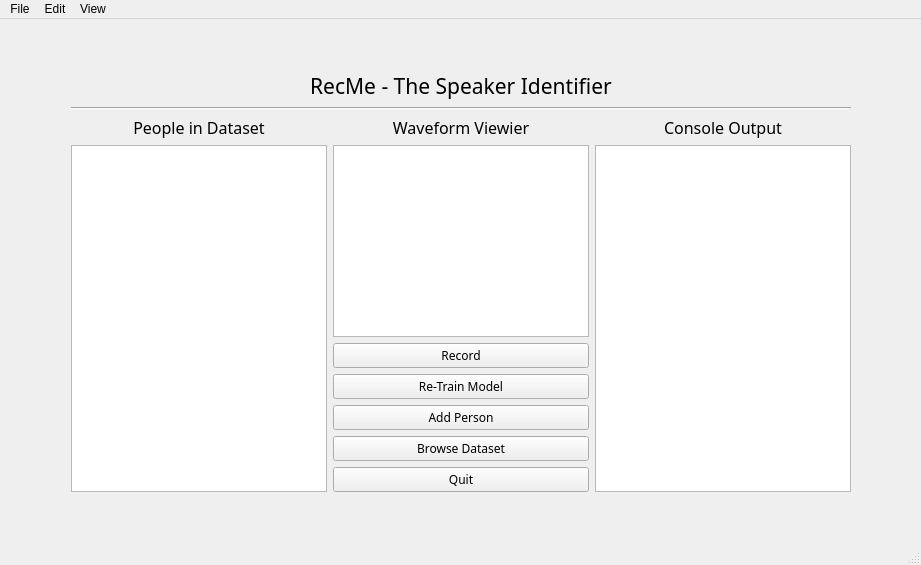
<?xml version="1.0" encoding="UTF-8"?>
<ui version="4.0">
 <class>MainWindow</class>
 <widget class="QMainWindow" name="MainWindow">
  <property name="windowModality">
   <enum>Qt::WindowModal</enum>
  </property>
  <property name="geometry">
   <rect>
    <x>0</x>
    <y>0</y>
    <width>921</width>
    <height>565</height>
   </rect>
  </property>
  <property name="windowTitle">
   <string>RecMe - The Speaker Identifier</string>
  </property>
  <property name="windowIcon">
   <iconset>
    <normaloff>C:/Users/irfan/.designer/backup/icons/voice-recognition.png</normaloff>C:/Users/irfan/.designer/backup/icons/voice-recognition.png</iconset>
  </property>
  <property name="windowOpacity">
   <double>4.000000000000000</double>
  </property>
  <widget class="QWidget" name="centralwidget">
   <layout class="QGridLayout" name="gridLayout">
    <item row="1" column="2">
     <spacer name="horizontalSpacer_2">
      <property name="orientation">
       <enum>Qt::Horizontal</enum>
      </property>
      <property name="sizeHint" stdset="0">
       <size>
        <width>45</width>
        <height>20</height>
       </size>
      </property>
     </spacer>
    </item>
    <item row="2" column="1">
     <spacer name="verticalSpacer">
      <property name="orientation">
       <enum>Qt::Vertical</enum>
      </property>
      <property name="sizeHint" stdset="0">
       <size>
        <width>20</width>
        <height>39</height>
       </size>
      </property>
     </spacer>
    </item>
    <item row="1" column="0">
     <spacer name="horizontalSpacer">
      <property name="orientation">
       <enum>Qt::Horizontal</enum>
      </property>
      <property name="sizeHint" stdset="0">
       <size>
        <width>46</width>
        <height>20</height>
       </size>
      </property>
     </spacer>
    </item>
    <item row="0" column="1">
     <spacer name="verticalSpacer_2">
      <property name="orientation">
       <enum>Qt::Vertical</enum>
      </property>
      <property name="sizeHint" stdset="0">
       <size>
        <width>20</width>
        <height>40</height>
       </size>
      </property>
     </spacer>
    </item>
    <item row="1" column="1">
     <layout class="QVBoxLayout" name="verticalLayout_11">
      <item>
       <layout class="QVBoxLayout" name="verticalLayout_3">
        <item>
         <widget class="QLabel" name="labelAppTitle">
          <property name="font">
           <font>
            <family>RomanD</family>
            <pointsize>16</pointsize>
           </font>
          </property>
          <property name="text">
           <string>RecMe - The Speaker Identifier</string>
          </property>
          <property name="alignment">
           <set>Qt::AlignCenter</set>
          </property>
         </widget>
        </item>
        <item>
         <widget class="Line" name="line">
          <property name="orientation">
           <enum>Qt::Horizontal</enum>
          </property>
         </widget>
        </item>
       </layout>
      </item>
      <item>
       <layout class="QHBoxLayout" name="horizontalLayout_9">
        <item>
         <layout class="QVBoxLayout" name="verticalLayout_9">
          <item>
           <widget class="QLabel" name="folderLabel">
            <property name="font">
             <font>
              <family>Rockwell</family>
              <pointsize>12</pointsize>
             </font>
            </property>
            <property name="text">
             <string>People in Dataset</string>
            </property>
            <property name="alignment">
             <set>Qt::AlignCenter</set>
            </property>
           </widget>
          </item>
          <item>
           <widget class="QListWidget" name="folderListWidget"/>
          </item>
         </layout>
        </item>
        <item>
         <layout class="QVBoxLayout" name="verticalLayout_10">
          <item>
           <widget class="QLabel" name="viewerLabel">
            <property name="font">
             <font>
              <family>Rockwell</family>
              <pointsize>12</pointsize>
             </font>
            </property>
            <property name="text">
             <string>Waveform Viewier</string>
            </property>
            <property name="alignment">
             <set>Qt::AlignCenter</set>
            </property>
           </widget>
          </item>
          <item>
           <layout class="QVBoxLayout" name="verticalLayout_7">
            <item>
             <layout class="QVBoxLayout" name="verticalLayout_6">
              <item>
               <widget class="QTextEdit" name="waveformViewer"/>
              </item>
              <item>
               <widget class="QPushButton" name="recordButton">
                <property name="font">
                 <font>
                  <family>Rockwell</family>
                 </font>
                </property>
                <property name="statusTip">
                 <string>Press to start recording an audio for identification</string>
                </property>
                <property name="text">
                 <string>Record</string>
                </property>
               </widget>
              </item>
              <item>
               <widget class="QPushButton" name="retrainButton">
                <property name="font">
                 <font>
                  <family>Rockwell</family>
                 </font>
                </property>
                <property name="statusTip">
                 <string>Press to re-train the machine learning model</string>
                </property>
                <property name="text">
                 <string>Re-Train Model</string>
                </property>
               </widget>
              </item>
              <item>
               <widget class="QPushButton" name="addButton">
                <property name="font">
                 <font>
                  <family>Rockwell</family>
                 </font>
                </property>
                <property name="statusTip">
                 <string>Press to add a new person to the dataset saying the passphrase 10 times</string>
                </property>
                <property name="text">
                 <string>Add Person</string>
                </property>
               </widget>
              </item>
              <item>
               <widget class="QPushButton" name="browseButton">
                <property name="font">
                 <font>
                  <family>Rockwell</family>
                 </font>
                </property>
                <property name="statusTip">
                 <string>Open the root dataset directory</string>
                </property>
                <property name="text">
                 <string>Browse Dataset</string>
                </property>
               </widget>
              </item>
              <item>
               <widget class="QPushButton" name="quitButton">
                <property name="font">
                 <font>
                  <family>Rockwell</family>
                 </font>
                </property>
                <property name="statusTip">
                 <string>Press to quit the application</string>
                </property>
                <property name="text">
                 <string>Quit</string>
                </property>
               </widget>
              </item>
             </layout>
            </item>
           </layout>
          </item>
         </layout>
        </item>
        <item>
         <layout class="QVBoxLayout" name="verticalLayout_8">
          <item>
           <widget class="QLabel" name="consoleLabel">
            <property name="font">
             <font>
              <family>Rockwell</family>
              <pointsize>12</pointsize>
             </font>
            </property>
            <property name="text">
             <string>Console Output</string>
            </property>
            <property name="alignment">
             <set>Qt::AlignCenter</set>
            </property>
           </widget>
          </item>
          <item>
           <widget class="QTextBrowser" name="consoleBrowser"/>
          </item>
         </layout>
        </item>
       </layout>
      </item>
     </layout>
    </item>
   </layout>
  </widget>
  <widget class="QMenuBar" name="menubar">
   <property name="geometry">
    <rect>
     <x>0</x>
     <y>0</y>
     <width>921</width>
     <height>22</height>
    </rect>
   </property>
   <widget class="QMenu" name="menuFile">
    <property name="title">
     <string>File</string>
    </property>
    <addaction name="actionRecord"/>
    <addaction name="actionRe_Train"/>
    <addaction name="actionAdd_Dataset"/>
    <addaction name="actionQuit"/>
   </widget>
   <widget class="QMenu" name="menuEdit">
    <property name="title">
     <string>Edit</string>
    </property>
    <addaction name="actionBrowse_Dataset"/>
    <addaction name="actionBrowse_Raw_Dataset"/>
    <addaction name="actionBrowse_Noise_Dataset"/>
   </widget>
   <widget class="QMenu" name="menuView">
    <property name="title">
     <string>View</string>
    </property>
    <addaction name="actionNormal"/>
    <addaction name="actionMaximize"/>
   </widget>
   <addaction name="menuFile"/>
   <addaction name="menuEdit"/>
   <addaction name="menuView"/>
  </widget>
  <widget class="QStatusBar" name="statusbar"/>
  <action name="actionRecord">
   <property name="icon">
    <iconset>
     <normaloff>C:/Users/irfan/.designer/backup/icons/record_icon.png</normaloff>C:/Users/irfan/.designer/backup/icons/record_icon.png</iconset>
   </property>
   <property name="text">
    <string>Record</string>
   </property>
   <property name="statusTip">
    <string>Record an audio for identification</string>
   </property>
   <property name="shortcut">
    <string>Ctrl+R</string>
   </property>
  </action>
  <action name="actionRe_Train">
   <property name="icon">
    <iconset>
     <normaloff>C:/Users/irfan/.designer/backup/icons/retrain_icon.png</normaloff>C:/Users/irfan/.designer/backup/icons/retrain_icon.png</iconset>
   </property>
   <property name="text">
    <string>Re-Train</string>
   </property>
   <property name="statusTip">
    <string>Re-train the machine learning model</string>
   </property>
  </action>
  <action name="actionAdd_Dataset">
   <property name="icon">
    <iconset>
     <normaloff>C:/Users/irfan/.designer/backup/icons/add_dataset_icon.png</normaloff>C:/Users/irfan/.designer/backup/icons/add_dataset_icon.png</iconset>
   </property>
   <property name="text">
    <string>Add Dataset</string>
   </property>
   <property name="statusTip">
    <string>Add new person saying the passphrase 10 times</string>
   </property>
   <property name="shortcut">
    <string>Ctrl+Shift+N</string>
   </property>
  </action>
  <action name="actionQuit">
   <property name="icon">
    <iconset>
     <normaloff>C:/Users/irfan/.designer/backup/icons/quit_icon.png</normaloff>C:/Users/irfan/.designer/backup/icons/quit_icon.png</iconset>
   </property>
   <property name="text">
    <string>Quit</string>
   </property>
   <property name="statusTip">
    <string>Quit the application</string>
   </property>
   <property name="shortcut">
    <string>Esc</string>
   </property>
  </action>
  <action name="actionBrowse_Dataset">
   <property name="icon">
    <iconset>
     <normaloff>C:/Users/irfan/.designer/backup/icons/folder_icon.png</normaloff>C:/Users/irfan/.designer/backup/icons/folder_icon.png</iconset>
   </property>
   <property name="text">
    <string>Browse Dataset </string>
   </property>
   <property name="statusTip">
    <string>Open the directory of processed dataset</string>
   </property>
   <property name="shortcut">
    <string>Ctrl+B</string>
   </property>
  </action>
  <action name="actionBrowse_Raw_Dataset">
   <property name="icon">
    <iconset>
     <normaloff>C:/Users/irfan/.designer/backup/icons/folder_icon.png</normaloff>C:/Users/irfan/.designer/backup/icons/folder_icon.png</iconset>
   </property>
   <property name="text">
    <string>Browse Raw Dataset</string>
   </property>
   <property name="statusTip">
    <string>Open the directory of raw dataset</string>
   </property>
  </action>
  <action name="actionBrowse_Noise_Dataset">
   <property name="icon">
    <iconset>
     <normaloff>C:/Users/irfan/.designer/backup/icons/folder_icon.png</normaloff>C:/Users/irfan/.designer/backup/icons/folder_icon.png</iconset>
   </property>
   <property name="text">
    <string>Browse Noise Dataset</string>
   </property>
   <property name="statusTip">
    <string>Open the directory of noise dataset</string>
   </property>
  </action>
  <action name="actionNormal">
   <property name="text">
    <string>Normal</string>
   </property>
   <property name="statusTip">
    <string>Resize the application to normal view</string>
   </property>
  </action>
  <action name="actionMaximize">
   <property name="text">
    <string>Maximize</string>
   </property>
   <property name="statusTip">
    <string>Maximize the application window</string>
   </property>
  </action>
 </widget>
 <resources/>
 <connections>
  <connection>
   <sender>actionQuit</sender>
   <signal>triggered()</signal>
   <receiver>MainWindow</receiver>
   <slot>close()</slot>
   <hints>
    <hint type="sourcelabel">
     <x>-1</x>
     <y>-1</y>
    </hint>
    <hint type="destinationlabel">
     <x>400</x>
     <y>228</y>
    </hint>
   </hints>
  </connection>
  <connection>
   <sender>actionMaximize</sender>
   <signal>triggered()</signal>
   <receiver>MainWindow</receiver>
   <slot>showMaximized()</slot>
   <hints>
    <hint type="sourcelabel">
     <x>-1</x>
     <y>-1</y>
    </hint>
    <hint type="destinationlabel">
     <x>400</x>
     <y>228</y>
    </hint>
   </hints>
  </connection>
  <connection>
   <sender>actionNormal</sender>
   <signal>triggered()</signal>
   <receiver>MainWindow</receiver>
   <slot>showNormal()</slot>
   <hints>
    <hint type="sourcelabel">
     <x>-1</x>
     <y>-1</y>
    </hint>
    <hint type="destinationlabel">
     <x>400</x>
     <y>228</y>
    </hint>
   </hints>
  </connection>
  <connection>
   <sender>quitButton</sender>
   <signal>clicked()</signal>
   <receiver>MainWindow</receiver>
   <slot>close()</slot>
   <hints>
    <hint type="sourcelabel">
     <x>460</x>
     <y>475</y>
    </hint>
    <hint type="destinationlabel">
     <x>460</x>
     <y>282</y>
    </hint>
   </hints>
  </connection>
 </connections>
</ui>
